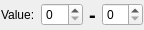
<?xml version="1.0" encoding="UTF-8"?>
<ui version="4.0">
 <class>VIntegerRangeSelector</class>
 <widget class="QWidget" name="VIntegerRangeSelector">
  <property name="geometry">
   <rect>
    <x>0</x>
    <y>0</y>
    <width>144</width>
    <height>30</height>
   </rect>
  </property>
  <property name="windowTitle">
   <string>Form</string>
  </property>
  <layout class="QHBoxLayout" name="horizontalLayout">
   <property name="leftMargin">
    <number>1</number>
   </property>
   <property name="topMargin">
    <number>1</number>
   </property>
   <property name="rightMargin">
    <number>1</number>
   </property>
   <property name="bottomMargin">
    <number>1</number>
   </property>
   <item>
    <widget class="QLabel" name="lblCaption">
     <property name="text">
      <string>Value:</string>
     </property>
    </widget>
   </item>
   <item>
    <widget class="QSpinBox" name="spnFrom">
     <property name="sizePolicy">
      <sizepolicy hsizetype="MinimumExpanding" vsizetype="Fixed">
       <horstretch>0</horstretch>
       <verstretch>0</verstretch>
      </sizepolicy>
     </property>
    </widget>
   </item>
   <item>
    <widget class="QLabel" name="label_2">
     <property name="sizePolicy">
      <sizepolicy hsizetype="Minimum" vsizetype="Preferred">
       <horstretch>0</horstretch>
       <verstretch>0</verstretch>
      </sizepolicy>
     </property>
     <property name="font">
      <font>
       <pointsize>15</pointsize>
       <bold>true</bold>
      </font>
     </property>
     <property name="text">
      <string>-</string>
     </property>
    </widget>
   </item>
   <item>
    <widget class="QSpinBox" name="spnTo">
     <property name="sizePolicy">
      <sizepolicy hsizetype="MinimumExpanding" vsizetype="Fixed">
       <horstretch>0</horstretch>
       <verstretch>0</verstretch>
      </sizepolicy>
     </property>
    </widget>
   </item>
  </layout>
 </widget>
 <resources/>
 <connections/>
</ui>
